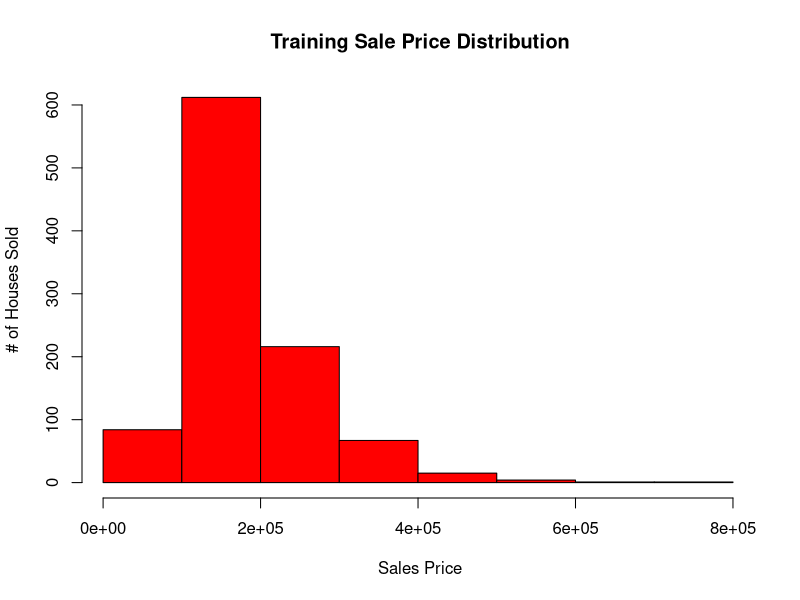
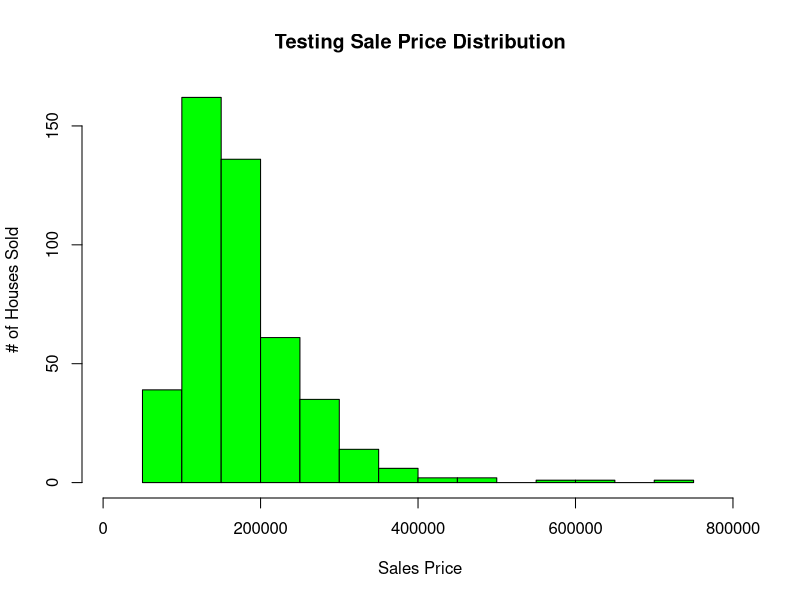

Write R code to recreate these figures, in order. (Note: this script raises an error after producing the figures.)
library(tidyverse)
library(caret)
#training dataset
training_data <- read_csv('housingtraining.csv')
training_sales <-data.frame("Sales" =training_data$SalePrice)
training_std <- sd(training_sales$Sales, na.rm = TRUE) 
sum(is.na(training_data))
summary(training_sales) 
paste("Training Standard Deviation:", training_std, sep= "")
hist(training_sales$Sales, main = "Training Sale Price Distribution", xlab = "Sales Price", ylab = "# of Houses Sold", xlim= c(5000,800000), breaks =  10, labels = 100000,col="red")
options(scipen=999)

#testing dataset
testing_data <- read_csv('housingtesting.csv')
testing_sales <-data.frame("Sales" =testing_data$SalePrice)
testing_std <- round(sd(testing_sales$Sales, na.rm = TRUE), digits = 2)
summary(testing_sales) 
paste("Testing Standard Deviation:", testing_std, sep= "")
hist(testing_sales$Sales, main = "Testing Sale Price Distribution", xlab = "Sales Price", ylab = "# of Houses Sold", xlim= c(5000,800000), breaks =  10, labels = 100000,col="green")
options(scipen=999)


#combine dataset 
all_sales <-rbind(testing_sales, training_sales)
all_sales <-data.frame("All_Sales" = all_sales$Sales)
hist(all_sales$Sales, main = "All Sales Price Distribution", xlab = "Sales Price", ylab = "# of Houses Sold", xlim= c(5000,800000),ylim = c(0,1000), breaks =  10, labels = 1000000,col="purple")
options(scipen=999)
summary(all_sales)
all_sales_std <- sd(all_sales$All_Sales, na.rm = TRUE)
paste("Combined Standard Deviation:", all_sales_std, sep= "")
summary(all_sales)
#create Linear Model 
training_data<-training_data[-1]
model <-lm(SalePrice~.-SalePrice, data= training_data)
summary(model)

#remove all NA values from testing set 

testing_complete <- testing_data[complete.cases(testing_data), ] # Store the complete cases subset in a new data frame
testing_complete <- testing_complete[,-1]
testing_complete <- testing_complete[1:20,]
sum_of_na <-sum(is.na(testing_complete))
paste("Sum of NA values in Testing Data Set: ", sum_of_na, sep = "")
predict_values <- predict(model, newdata = testing_complete)
predict_values <- data.frame(predict_values)
predict_values
test_values <- data.frame(testing_complete$SalePrice)
testing_complete$SalePrice
results <- cbind(test_values, round(predict_values), round(test_values-predict_values))
colnames(results) <- c("Testing Sales Price", "Predicted Sales Price", "Difference")
results
summary(results)
R2(predict_values, test_values) 
coef(model)

